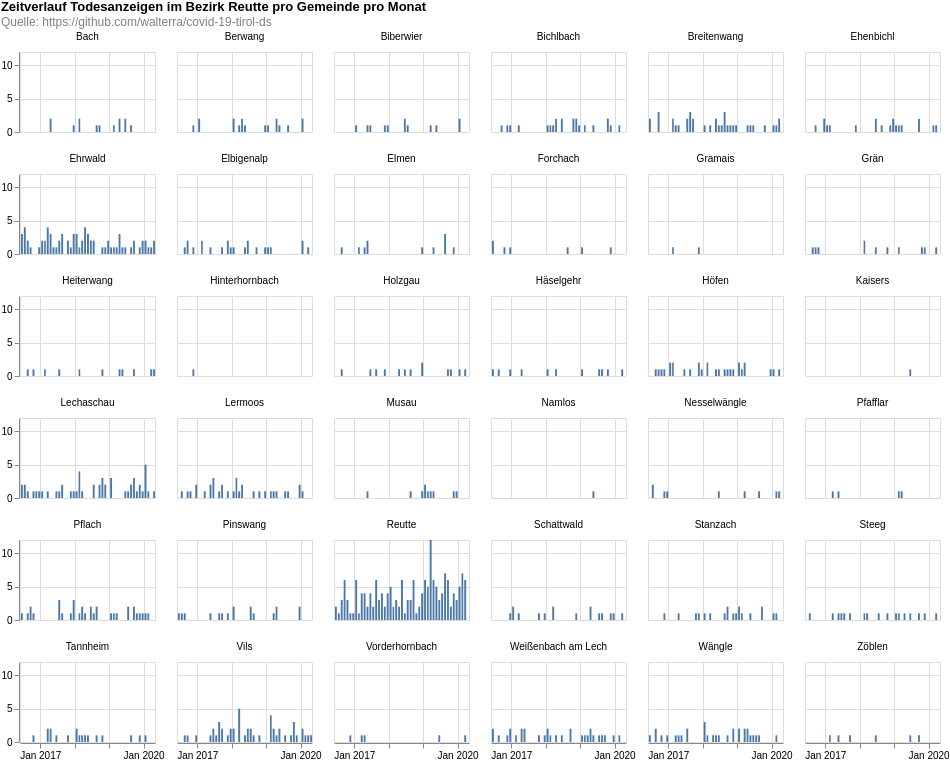

Here is the Vega-Lite specification saved for this chart:
### Vega-Lite specification from a JSON file in a GitHub repository (floating-point values rounded to 4 significant figures; data arrays with more than 128 entries replaced by an {"elided": "..."} marker saying what was removed)
{"$schema": "https://vega.github.io/schema/vega-lite/v4.8.1.json", "columns": 6, "config": {"view": {"continuousHeight": 300, "continuousWidth": 400}}, "data": {"name": "data-a84d6afc164aae33a256c3f413c40979"}, "datasets": {"data-a84d6afc164aae33a256c3f413c40979": {"elided": "821 records"}}, "facet": {"field": "municipaly", "title": null, "type": "nominal"}, "padding": 0, "spec": {"layer": [{"encoding": {"tooltip": [{"field": "date", "timeUnit": "yearmonth", "type": "temporal"}, {"aggregate": "sum", "field": "count", "type": "quantitative"}], "x": {"field": "date", "timeUnit": "yearmonth", "title": null, "type": "temporal"}, "y": {"aggregate": "sum", "field": "count", "title": null, "type": "quantitative"}}, "height": 80, "mark": "bar", "width": 135}]}, "title": {"color": "black", "subtitle": ["Quelle: https://github.com/walterra/covid-19-tirol-ds"], "subtitleColor": "gray", "text": ["Zeitverlauf Todesanzeigen im Bezirk Reutte pro Gemeinde pro Monat"]}}
